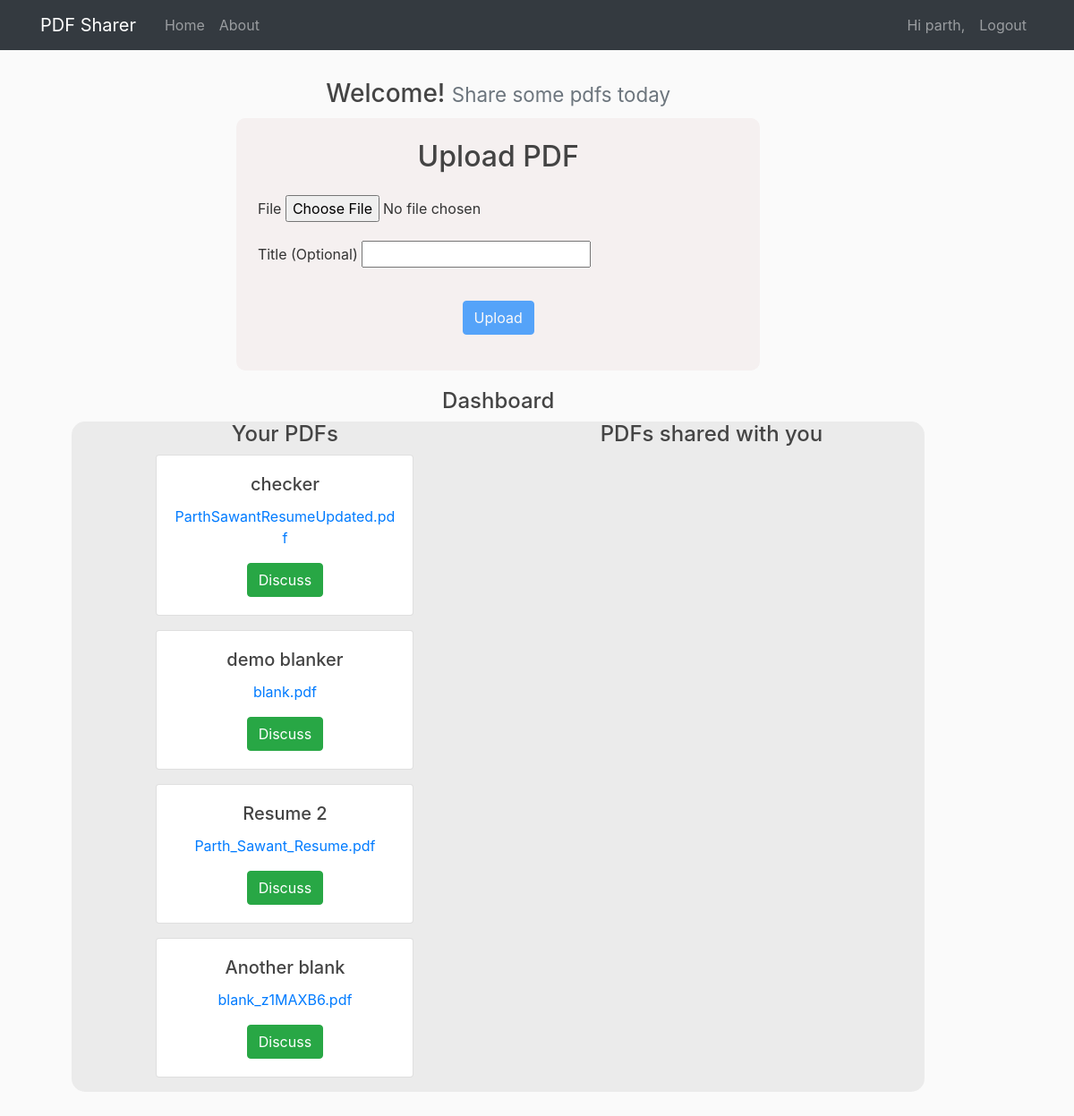
Page / (signed in) on the earlier database version.
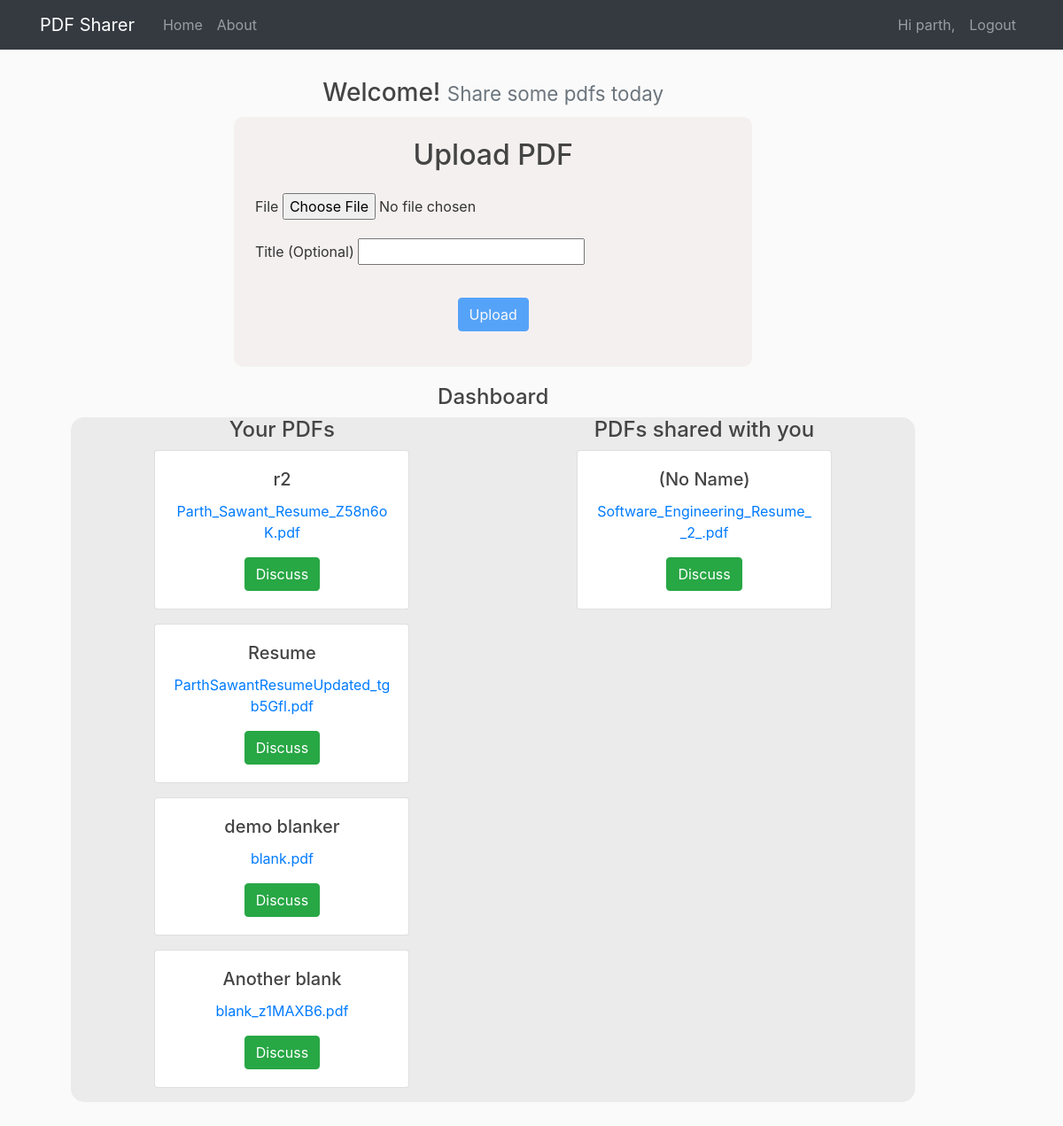
Same page on the later database version.
### app/models.py (models this page shows, shortened)
class PDF(models.Model):
    title = models.CharField(max_length=100, blank=True)
    author = models.ForeignKey(User, on_delete=models.CASCADE, related_name="author")
    file = models.FileField(default = 'blank', upload_to='pdf_files')
    users_shared_with = models.ManyToManyField(User, related_name='shared_pdfs')
    timestamp = models.DateTimeField(default = now)
    guest_code = models.CharField(max_length=6, blank=True, default=random_string_generator())

### app/views.py (the view)
# urls.py: path('', views.home, name='home'),
@login_required(login_url = 'login')
def home(request):
    if request.method == 'POST':
        form = PDFForm(request.POST, request.FILES)
        if form.is_valid():
            pdf = form.save(commit=False)
            pdf.author = request.user
            pdf.guest_code = random_string_generator()
            pdf.save()
            messages.success(request, "PDF Added Successfully!")
            return redirect('home')
    else:
        form = PDFForm()
    user_pdfs = PDF.objects.filter(author=request.user).order_by('-timestamp')
    shared_pdfs = PDF.objects.filter(users_shared_with=request.user).order_by('-timestamp')
    context = {'form': form, 'user_pdfs': user_pdfs, 'shared_pdfs':shared_pdfs}
    return render(request, 'app/home.html', context)

### app/forms.py
class PDFForm(forms.ModelForm):
    class Meta:
        model = PDF
        fields = ['title', 'file']

### app/templates/app/home.html (shortened to what this page needs)
{% extends "app/base.html" %}
{% block content %}
<div style="margin: 0 auto">
  <div class="text-center my-2">
    <h3>
      Welcome!
      <small class="text-muted">Share some pdfs today</small>
    </h3>
  </div>
  <div class="container">
    <div class="row justify-content-center">
      <div class="col-md-8">
        <div style="background-color: #F5F0F0; border-radius: 10px; margin-top: 2px; margin-bottom: 20px" class="p-4">
          <div class="text-center mb-4">
            <h2>Upload PDF</h2>
          </div>
          <form id="upload-form" method="post" enctype="multipart/form-data">
            <div class="mb-3">
              <label for="id_file" class="form-label">File</label>
              {{ form.file }}
            </div>
            <div class="mb-3">
              <label for="id_title" class="form-label">Title (Optional)</label>
              {{ form.title }}
            </div>
            <div class="text-center">
            <button id="upload-button" type="submit" class="btn btn-primary mt-3" disabled title="Please select a PDF file">Upload</button>
          </div>
          </form>
        </div>
      </div>
    </div>
  </div>
  <div style="" class="text-center"> <h4> Dashboard </h4> </div>
   <div style="background-color:#EBEBEB; border-radius:15px" class="row">
    <div class="col-md-1">
    </div>
    <div class="col-md-4">
      <div class="text-center">
       <h4>Your PDFs</h4>
      </div>
      {% for pdf in user_pdfs %}
        <div class="card text-center mb-3" style="width: 18rem;">
          <div class="card-body">
            {%if pdf.title|length > 0 %}
            <h5 class="card-title">{{ pdf.title }}</h5>
            {%else%}
            <h5 class="card-title">(No Name)</h5>
            {%endif%}
            <p><a href="{{ pdf.file.url }}" class="card-link">{{ pdf.file.name|cut:"pdf_files/" }}</a></p>
            <a href="{% url 'discuss' pdf.pk pdf.guest_code %}" class="btn btn-success">Discuss</a>
          </div>
        </div>
      {% endfor %}
    </div>
    <div class="col-md-2">
    </div>
    <div class="col-md-4">
      <div class="text-center">
        <h4>PDFs shared with you</h4>
       </div>
      {% for pdf in shared_pdfs %}
        <div class="card text-center mb-3" style="width: 18rem;">
          <div class="card-body">
            {%if pdf.title|length > 0 %}
            <h5 class="card-title">{{ pdf.title }}</h5>
            {%else%}
            <h5 class="card-title">(No Name)</h5>
            {%endif%}
            <p><a href="{{ pdf.file.url }}" class="card-link">{{ pdf.file.name|cut:"pdf_files/" }}</a></p>
            <a href="{% url 'discuss' pdf.pk pdf.guest_code %}" class="btn btn-success">Discuss</a>
          </div>
        </div>
      {% endfor %}
    </div>
  </div>
  <div class="col-md-1">
  </div>
</div>
{% endblock %}

### app/templates/app/base.html (shortened to what this page needs)
{% load static %}
<html>
<head>
    <link rel="stylesheet" href="https://maxcdn.bootstrapcdn.com/bootstrap/4.0.0/css/bootstrap.min.css">
    <link rel="stylesheet" type="text/css" href="{% static 'app/main.css' %}">
</head>
<body>
    <header class="site-header">
      <nav class="navbar navbar-expand-lg navbar-dark bg-dark fixed-top">
        <div class="container">
          <a class="navbar-brand mr-4" href="#">PDF Sharer</a>
          <div class="collapse navbar-collapse" id="navbarToggle">
            <div class="navbar-nav mr-auto">
              <a class="nav-item nav-link" href="{% url 'home' %}">Home</a>
              <a class="nav-item nav-link" href="{% url 'about' %}">About</a>
            </div>
            <div class="navbar-nav">
                {% if user.is_authenticated %}
                <a class="nav-item nav-link" href="{% url 'home' %}">Hi {{user.username}}, </a>
                <a class="nav-item nav-link" href="{% url 'logout' %}">Logout</a>
                {% else %}
                  <a class="nav-item nav-link" href="{% url 'login' %}">Login</a>
                  <a class="nav-item nav-link" href="{% url 'register' %}">Register</a>
                {% endif %}
            </div>
          </div>
        </div>
      </nav>
    </header>
    <main role="main" class="container">
      <div class="row">
        <div class="col-md-11">
          {% block content %}{% endblock %}
        </div>
      </div>
    </main>
</body>
</html>

### app/static/app/main.css (style rules this page uses)
body { background: #fafafa; color: #333333; margin-top: 5rem; margin: 5rem; }
h1, h2, h3, h4, h5, h6 { color: #444444; }

Differences in the rows shown:
removed PDF: title "checker", file.name "ParthSawantResumeUpdated.pdf", shown under "Your PDFs"
removed PDF: title "Resume 2", file.name "Parth_Sawant_Resume.pdf", shown under "Your PDFs"
added PDF: title "r2", file.name "Parth_Sawant_Resume_Z58n6oK.pdf", shown under "Your PDFs"
added PDF: title "Resume", file.name "ParthSawantResumeUpdated_tgb5Gfl.pdf", shown under "Your PDFs"
now on this page (row unchanged): PDF: title "(No Name)", file.name "Software_Engineering_Resume__2_.pdf", shown under "PDFs shared with you"
